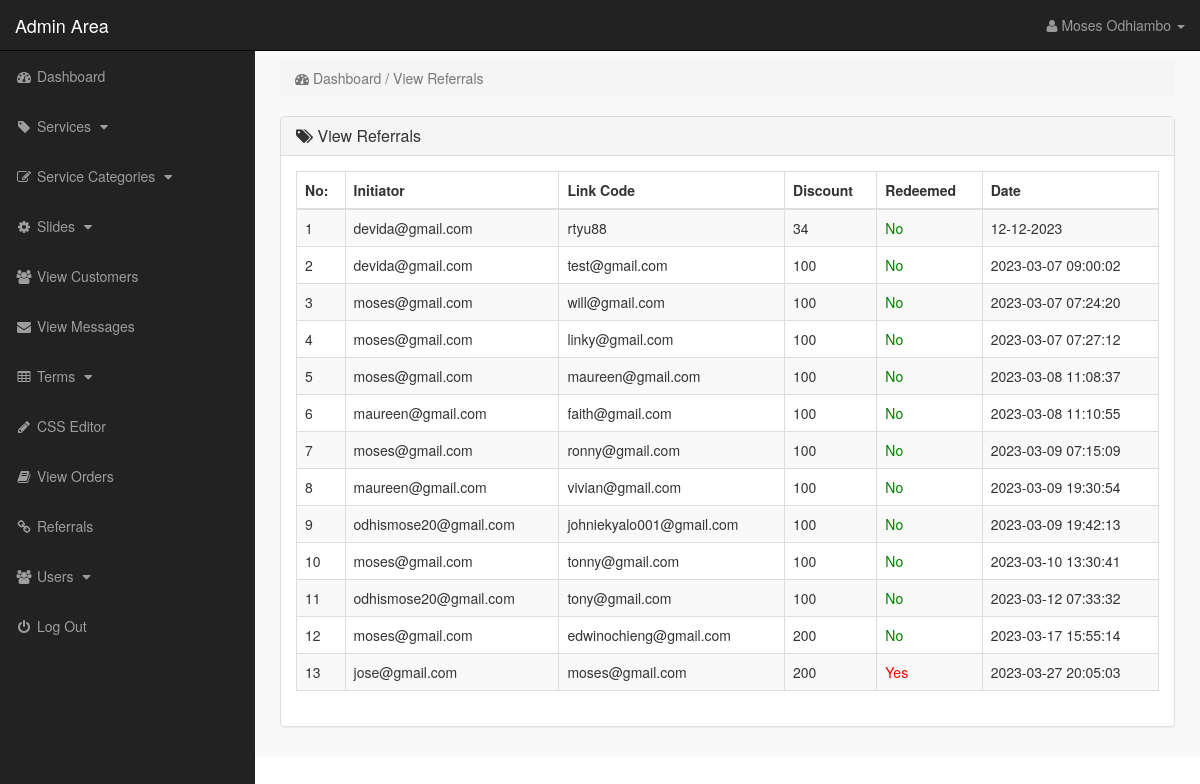
The app's page /admin_area/index.php?view_referrals (signed in), older data.
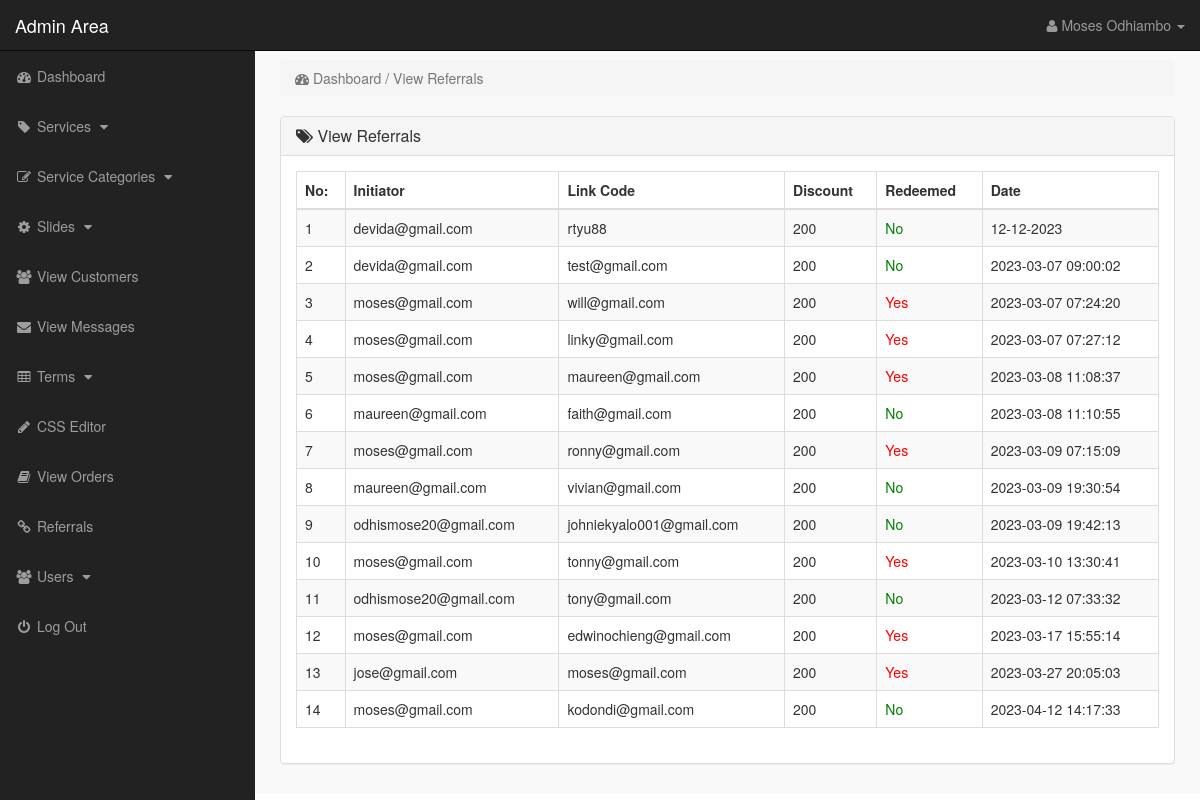
The same page, newer data.
### tables this page shows
CREATE TABLE `referals` (
  `id` int(11) NOT NULL,
  `username` varchar(50) DEFAULT NULL,
  `date` varchar(100) DEFAULT NULL,
  `link_code` varchar(50) DEFAULT NULL,
  `initiator` varchar(200) DEFAULT NULL,
  `discount` int(11) DEFAULT NULL,
  `redeemed` tinyint(1) DEFAULT 0
);

### admin_area/view_referrals.php (the view, shortened to what the changed rows need)
<?php
    if(!isset($_SESSION['admin_email'])){
        echo "<script>window.open('login.php','_self')</script>";
    }else{
?>
<div class="row">
    <div class="col-lg-12">
        <div class="panel panel-default">
            <div class="panel-body">
                <div class="table-responsive">
                    <table class="table table-striped table-bordered table-hover">
                        <thead>
                            <tr>
                                <th> No: </th>
                                <th>Initiator</th>
                                <th>Link Code</th>
                                <th>Discount</th>
                                <th>Redeemed</th>
                                <th>Date</th>
                        </tr>
                        </thead>
                        <tbody>
                            <?php
                                $i=0;
                                $get_referrals = "SELECT  * FROM referals";
                                $run_referrals = mysqli_query($con, $get_referrals);
                                while($data=mysqli_fetch_array($run_referrals)){
                                    $initiator = $data['initiator'];
                                    $date = $data['date'];
                                    $link_code = $data['link_code'];
                                    $discount = $data['discount'];
                                    $redeemed = $data['redeemed'];
                                    $i++;
                            ?>
                            <tr>
                                <td> <?php echo $i; ?> </td>
                                <td> <?php echo $initiator; ?> </td>
                                <td> <?php echo $link_code; ?></td>
                                <td> <?php echo $discount; ?></td>
                                <td> <?php echo (boolval($redeemed) == true) ? "<span style='color: red;'> Yes</span>" : "<span style='color: green;'> No</span>"; ?> </td>
                                <td> <?php echo $date; ?></td>
                            </tr>
                            <?php } ?>
                        </tbody>
                    </table>
                </div>
            </div>
        </div>
    </div>
</div>
<?php } ?>

### admin_area/includes/sidebar.php (shortened to what the changed rows need)
<?php
    if(!isset($_SESSION['admin_email'])){
        echo "<script>window.open('login.php','_self')</script>";
    }else{
?>
<nav class="navbar navbar-inverse navbar-fixed-top">
    <div class="navbar-header">
        <a href="index.php?dashboard" class="navbar-brand">Admin Area</a>
    </div>
    <ul class="nav navbar-right top-nav">
        <li class="dropdown">
            <a href="#" class="dropdown-toggle" data-toggle="dropdown">
                <i class="fa fa-user"></i> <?php echo $admin_name;  ?> <b class="caret"></b>
            </a>
        </li>
    </ul>
    <div class="collapse navbar-collapse navbar-ex1-collapse">
        <ul class="nav navbar-nav side-nav">
            <li>
                <a href="index.php?dashboard">
                        <i class="fa fa-fw fa-dashboard"></i> Dashboard
                </a>
            </li>
            <li>
                <a href="#" data-toggle="collapse" data-target="#products">
                        <i class="fa fa-fw fa-tag"></i> Services
                        <i class="fa fa-fw fa-caret-down"></i>
                </a>
            </li>
            <li>
                <a href="#" data-toggle="collapse" data-target="#p_cat">
                        <i class="fa fa-fw fa-edit"></i> Service Categories
                        <i class="fa fa-fw fa-caret-down"></i>
                </a>
            </li>
            <li>
                <a href="#" data-toggle="collapse" data-target="#slides">
                        <i class="fa fa-fw fa-gear"></i> Slides
                        <i class="fa fa-fw fa-caret-down"></i>
                </a>
            </li>
            <li>
                <a href="index.php?view_customers">
                    <i class="fa fa-fw fa-users"></i> View Customers
                </a>
            </li>
            <li>
                <a href="index.php?messages">
                    <i class="fa fa-fw fa-envelope"></i> View Messages
                </a>
            </li>
            <li>
                <a href="#" data-toggle="collapse" data-target="#terms">
                        <i class="fa fa-fw fa-table"></i> Terms
                        <i class="fa fa-fw fa-caret-down"></i>
                </a>
            </li>
             <li>
                <a href="index.php?edit_css">
                    <i class="fa fa-fw fa-pencil"></i> CSS Editor
                </a>
            </li>
            <li>
                <a href="index.php?view_orders">
                    <i class="fa fa-fw fa-book"></i> View Orders
                </a>
            </li>
            <li>
                <a href="index.php?view_referrals">
                    <i class="fa fa-fw fa-link"></i> Referrals
                </a>
            </li>
            <li>
                <a href="#" data-toggle="collapse" data-target="#users">
                        <i class="fa fa-fw fa-users"></i> Users
                        <i class="fa fa-fw fa-caret-down"></i>
                </a>
            </li>
            <li>
                <a href="logout.php">
                    <i class="fa fa-fw fa-power-off"></i> Log Out
                </a>
            </li>
        </ul>
    </div>
</nav>
<?php } ?>

Row changes from the older to the newer data that the page shows:
changed referals "rtyu88": discount "34" → "200"
changed referals "test@gmail.com": discount "100" → "200"
changed referals "will@gmail.com": discount "100" → "200"; redeemed "No" → "Yes"
changed referals "linky@gmail.com": discount "100" → "200"; redeemed "No" → "Yes"
changed referals (number 5 of 14 on the later page): discount "100" → "200"; redeemed "No" → "Yes"
changed referals "faith@gmail.com": discount "100" → "200"
changed referals "ronny@gmail.com": discount "100" → "200"; redeemed "No" → "Yes"
changed referals "vivian@gmail.com": discount "100" → "200"
changed referals "johniekyalo001@gmail.com": discount "100" → "200"
changed referals "tonny@gmail.com": discount "100" → "200"; redeemed "No" → "Yes"
changed referals "tony@gmail.com": discount "100" → "200"
changed referals "edwinochieng@gmail.com": redeemed "No" → "Yes"
added referals: initiator "moses@gmail.com", link_code "kodondi@gmail.com", discount "200", redeemed "No", date "2023-04-12 14:17:33"
